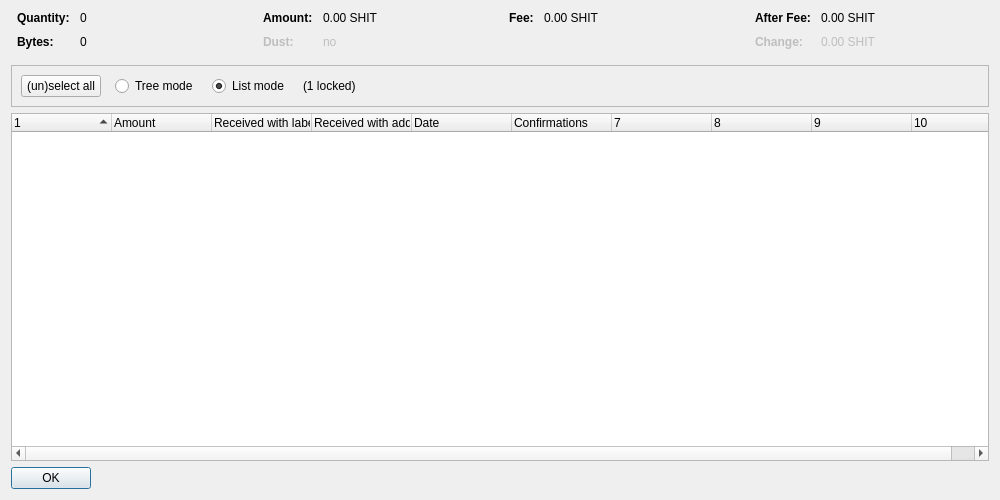
<?xml version="1.0" encoding="UTF-8"?>
<ui version="4.0">
 <class>CoinControlDialog</class>
 <widget class="QDialog" name="CoinControlDialog">
  <property name="geometry">
   <rect>
    <x>0</x>
    <y>0</y>
    <width>1000</width>
    <height>500</height>
   </rect>
  </property>
  <property name="windowTitle">
   <string>Coin Selection</string>
  </property>
  <layout class="QVBoxLayout" name="verticalLayout">
   <item>
    <layout class="QHBoxLayout" name="horizontalLayoutTop" stretch="0,0,0,0">
     <property name="topMargin">
      <number>0</number>
     </property>
     <property name="bottomMargin">
      <number>10</number>
     </property>
     <item>
      <layout class="QFormLayout" name="formLayoutCoinControl1">
       <property name="horizontalSpacing">
        <number>10</number>
       </property>
       <property name="verticalSpacing">
        <number>10</number>
       </property>
       <property name="leftMargin">
        <number>6</number>
       </property>
       <property name="rightMargin">
        <number>6</number>
       </property>
       <item row="0" column="0">
        <widget class="QLabel" name="labelCoinControlQuantityText">
         <property name="font">
          <font>
           <weight>75</weight>
           <bold>true</bold>
          </font>
         </property>
         <property name="text">
          <string>Quantity:</string>
         </property>
        </widget>
       </item>
       <item row="0" column="1">
        <widget class="QLabel" name="labelCoinControlQuantity">
         <property name="cursor">
          <cursorShape>IBeamCursor</cursorShape>
         </property>
         <property name="contextMenuPolicy">
          <enum>Qt::ActionsContextMenu</enum>
         </property>
         <property name="text">
          <string notr="true">0</string>
         </property>
         <property name="textInteractionFlags">
          <set>Qt::LinksAccessibleByMouse|Qt::TextSelectableByKeyboard|Qt::TextSelectableByMouse</set>
         </property>
        </widget>
       </item>
       <item row="1" column="0">
        <widget class="QLabel" name="labelCoinControlBytesText">
         <property name="font">
          <font>
           <weight>75</weight>
           <bold>true</bold>
          </font>
         </property>
         <property name="text">
          <string>Bytes:</string>
         </property>
        </widget>
       </item>
       <item row="1" column="1">
        <widget class="QLabel" name="labelCoinControlBytes">
         <property name="cursor">
          <cursorShape>IBeamCursor</cursorShape>
         </property>
         <property name="contextMenuPolicy">
          <enum>Qt::ActionsContextMenu</enum>
         </property>
         <property name="text">
          <string notr="true">0</string>
         </property>
         <property name="textInteractionFlags">
          <set>Qt::LinksAccessibleByMouse|Qt::TextSelectableByKeyboard|Qt::TextSelectableByMouse</set>
         </property>
        </widget>
       </item>
      </layout>
     </item>
     <item>
      <layout class="QFormLayout" name="formLayoutCoinControl2">
       <property name="horizontalSpacing">
        <number>10</number>
       </property>
       <property name="verticalSpacing">
        <number>10</number>
       </property>
       <property name="leftMargin">
        <number>6</number>
       </property>
       <property name="rightMargin">
        <number>6</number>
       </property>
       <item row="0" column="0">
        <widget class="QLabel" name="labelCoinControlAmountText">
         <property name="font">
          <font>
           <weight>75</weight>
           <bold>true</bold>
          </font>
         </property>
         <property name="text">
          <string>Amount:</string>
         </property>
        </widget>
       </item>
       <item row="0" column="1">
        <widget class="QLabel" name="labelCoinControlAmount">
         <property name="cursor">
          <cursorShape>IBeamCursor</cursorShape>
         </property>
         <property name="contextMenuPolicy">
          <enum>Qt::ActionsContextMenu</enum>
         </property>
         <property name="text">
          <string notr="true">0.00 SHIT</string>
         </property>
         <property name="textInteractionFlags">
          <set>Qt::LinksAccessibleByMouse|Qt::TextSelectableByKeyboard|Qt::TextSelectableByMouse</set>
         </property>
        </widget>
       </item>
       <item row="1" column="0">
        <widget class="QLabel" name="labelCoinControlLowOutputText">
         <property name="enabled">
          <bool>false</bool>
         </property>
         <property name="font">
          <font>
           <weight>75</weight>
           <bold>true</bold>
          </font>
         </property>
         <property name="text">
          <string>Dust:</string>
         </property>
        </widget>
       </item>
       <item row="1" column="1">
        <widget class="QLabel" name="labelCoinControlLowOutput">
         <property name="enabled">
          <bool>false</bool>
         </property>
         <property name="cursor">
          <cursorShape>IBeamCursor</cursorShape>
         </property>
         <property name="contextMenuPolicy">
          <enum>Qt::ActionsContextMenu</enum>
         </property>
         <property name="text">
          <string notr="true">no</string>
         </property>
         <property name="textInteractionFlags">
          <set>Qt::LinksAccessibleByMouse|Qt::TextSelectableByKeyboard|Qt::TextSelectableByMouse</set>
         </property>
        </widget>
       </item>
      </layout>
     </item>
     <item>
      <layout class="QFormLayout" name="formLayoutCoinControl3">
       <property name="horizontalSpacing">
        <number>10</number>
       </property>
       <property name="verticalSpacing">
        <number>10</number>
       </property>
       <property name="leftMargin">
        <number>6</number>
       </property>
       <property name="rightMargin">
        <number>6</number>
       </property>
       <item row="0" column="0">
        <widget class="QLabel" name="labelCoinControlFeeText">
         <property name="font">
          <font>
           <weight>75</weight>
           <bold>true</bold>
          </font>
         </property>
         <property name="text">
          <string>Fee:</string>
         </property>
        </widget>
       </item>
       <item row="0" column="1">
        <widget class="QLabel" name="labelCoinControlFee">
         <property name="cursor">
          <cursorShape>IBeamCursor</cursorShape>
         </property>
         <property name="contextMenuPolicy">
          <enum>Qt::ActionsContextMenu</enum>
         </property>
         <property name="text">
          <string notr="true">0.00 SHIT</string>
         </property>
         <property name="textInteractionFlags">
          <set>Qt::LinksAccessibleByMouse|Qt::TextSelectableByKeyboard|Qt::TextSelectableByMouse</set>
         </property>
        </widget>
       </item>
      </layout>
     </item>
     <item>
      <layout class="QFormLayout" name="formLayoutCoinControl4">
       <property name="horizontalSpacing">
        <number>10</number>
       </property>
       <property name="verticalSpacing">
        <number>10</number>
       </property>
       <property name="leftMargin">
        <number>6</number>
       </property>
       <property name="rightMargin">
        <number>6</number>
       </property>
       <item row="0" column="0">
        <widget class="QLabel" name="labelCoinControlAfterFeeText">
         <property name="font">
          <font>
           <weight>75</weight>
           <bold>true</bold>
          </font>
         </property>
         <property name="text">
          <string>After Fee:</string>
         </property>
        </widget>
       </item>
       <item row="0" column="1">
        <widget class="QLabel" name="labelCoinControlAfterFee">
         <property name="cursor">
          <cursorShape>IBeamCursor</cursorShape>
         </property>
         <property name="contextMenuPolicy">
          <enum>Qt::ActionsContextMenu</enum>
         </property>
         <property name="text">
          <string notr="true">0.00 SHIT</string>
         </property>
         <property name="textInteractionFlags">
          <set>Qt::LinksAccessibleByMouse|Qt::TextSelectableByKeyboard|Qt::TextSelectableByMouse</set>
         </property>
        </widget>
       </item>
       <item row="1" column="0">
        <widget class="QLabel" name="labelCoinControlChangeText">
         <property name="enabled">
          <bool>false</bool>
         </property>
         <property name="font">
          <font>
           <weight>75</weight>
           <bold>true</bold>
          </font>
         </property>
         <property name="text">
          <string>Change:</string>
         </property>
        </widget>
       </item>
       <item row="1" column="1">
        <widget class="QLabel" name="labelCoinControlChange">
         <property name="enabled">
          <bool>false</bool>
         </property>
         <property name="cursor">
          <cursorShape>IBeamCursor</cursorShape>
         </property>
         <property name="contextMenuPolicy">
          <enum>Qt::ActionsContextMenu</enum>
         </property>
         <property name="text">
          <string notr="true">0.00 SHIT</string>
         </property>
         <property name="textInteractionFlags">
          <set>Qt::LinksAccessibleByMouse|Qt::TextSelectableByKeyboard|Qt::TextSelectableByMouse</set>
         </property>
        </widget>
       </item>
      </layout>
     </item>
    </layout>
   </item>
   <item>
    <widget class="QFrame" name="frame">
     <property name="minimumSize">
      <size>
       <width>0</width>
       <height>40</height>
      </size>
     </property>
     <property name="frameShape">
      <enum>QFrame::StyledPanel</enum>
     </property>
     <property name="frameShadow">
      <enum>QFrame::Sunken</enum>
     </property>
     <layout class="QHBoxLayout" name="horizontalLayout">
      <item>
       <layout class="QHBoxLayout" name="horizontalLayoutPanel" stretch="0,0,0,0,0">
        <property name="spacing">
         <number>14</number>
        </property>
        <item>
         <widget class="QPushButton" name="pushButtonSelectAll">
          <property name="sizePolicy">
           <sizepolicy hsizetype="Maximum" vsizetype="Fixed">
            <horstretch>0</horstretch>
            <verstretch>0</verstretch>
           </sizepolicy>
          </property>
          <property name="text">
           <string>(un)select all</string>
          </property>
          <property name="autoDefault">
           <bool>false</bool>
          </property>
         </widget>
        </item>
        <item>
         <widget class="QRadioButton" name="radioTreeMode">
          <property name="sizePolicy">
           <sizepolicy hsizetype="Maximum" vsizetype="Fixed">
            <horstretch>0</horstretch>
            <verstretch>0</verstretch>
           </sizepolicy>
          </property>
          <property name="text">
           <string>Tree mode</string>
          </property>
         </widget>
        </item>
        <item>
         <widget class="QRadioButton" name="radioListMode">
          <property name="sizePolicy">
           <sizepolicy hsizetype="Maximum" vsizetype="Fixed">
            <horstretch>0</horstretch>
            <verstretch>0</verstretch>
           </sizepolicy>
          </property>
          <property name="text">
           <string>List mode</string>
          </property>
          <property name="checked">
           <bool>true</bool>
          </property>
         </widget>
        </item>
        <item>
         <widget class="QLabel" name="labelLocked">
          <property name="text">
           <string notr="true">(1 locked)</string>
          </property>
         </widget>
        </item>
        <item>
         <spacer name="horizontalSpacer">
          <property name="orientation">
           <enum>Qt::Horizontal</enum>
          </property>
          <property name="sizeHint" stdset="0">
           <size>
            <width>40</width>
            <height>20</height>
           </size>
          </property>
         </spacer>
        </item>
       </layout>
      </item>
     </layout>
    </widget>
   </item>
   <item>
    <widget class="CoinControlTreeWidget" name="treeWidget">
     <property name="contextMenuPolicy">
      <enum>Qt::CustomContextMenu</enum>
     </property>
     <property name="sortingEnabled">
      <bool>false</bool>
     </property>
     <property name="columnCount">
      <number>10</number>
     </property>
     <attribute name="headerShowSortIndicator" stdset="0">
      <bool>true</bool>
     </attribute>
     <attribute name="headerStretchLastSection">
      <bool>false</bool>
     </attribute>
     <column>
      <property name="text">
       <string/>
      </property>
     </column>
     <column>
      <property name="text">
       <string>Amount</string>
      </property>
     </column>
     <column>
      <property name="text">
       <string>Received with label</string>
      </property>
     </column>
     <column>
      <property name="text">
       <string>Received with address</string>
      </property>
     </column>
     <column>
      <property name="text">
       <string>Date</string>
      </property>
     </column>
     <column>
      <property name="text">
       <string>Confirmations</string>
      </property>
      <property name="toolTip">
       <string>Confirmed</string>
      </property>
     </column>
     <column>
      <property name="text">
       <string/>
      </property>
     </column>
     <column>
      <property name="text">
       <string/>
      </property>
     </column>
     <column>
      <property name="text">
       <string/>
      </property>
     </column>
     <column>
      <property name="text">
       <string/>
      </property>
     </column>
    </widget>
   </item>
   <item>
    <widget class="QDialogButtonBox" name="buttonBox">
     <property name="sizePolicy">
      <sizepolicy hsizetype="Maximum" vsizetype="Fixed">
       <horstretch>0</horstretch>
       <verstretch>0</verstretch>
      </sizepolicy>
     </property>
     <property name="orientation">
      <enum>Qt::Horizontal</enum>
     </property>
     <property name="standardButtons">
      <set>QDialogButtonBox::Ok</set>
     </property>
    </widget>
   </item>
  </layout>
 </widget>
 <customwidgets>
  <customwidget>
   <class>CoinControlTreeWidget</class>
   <extends>QTreeWidget</extends>
   <header>coincontroltreewidget.h</header>
  </customwidget>
 </customwidgets>
 <resources/>
 <connections/>
</ui>
